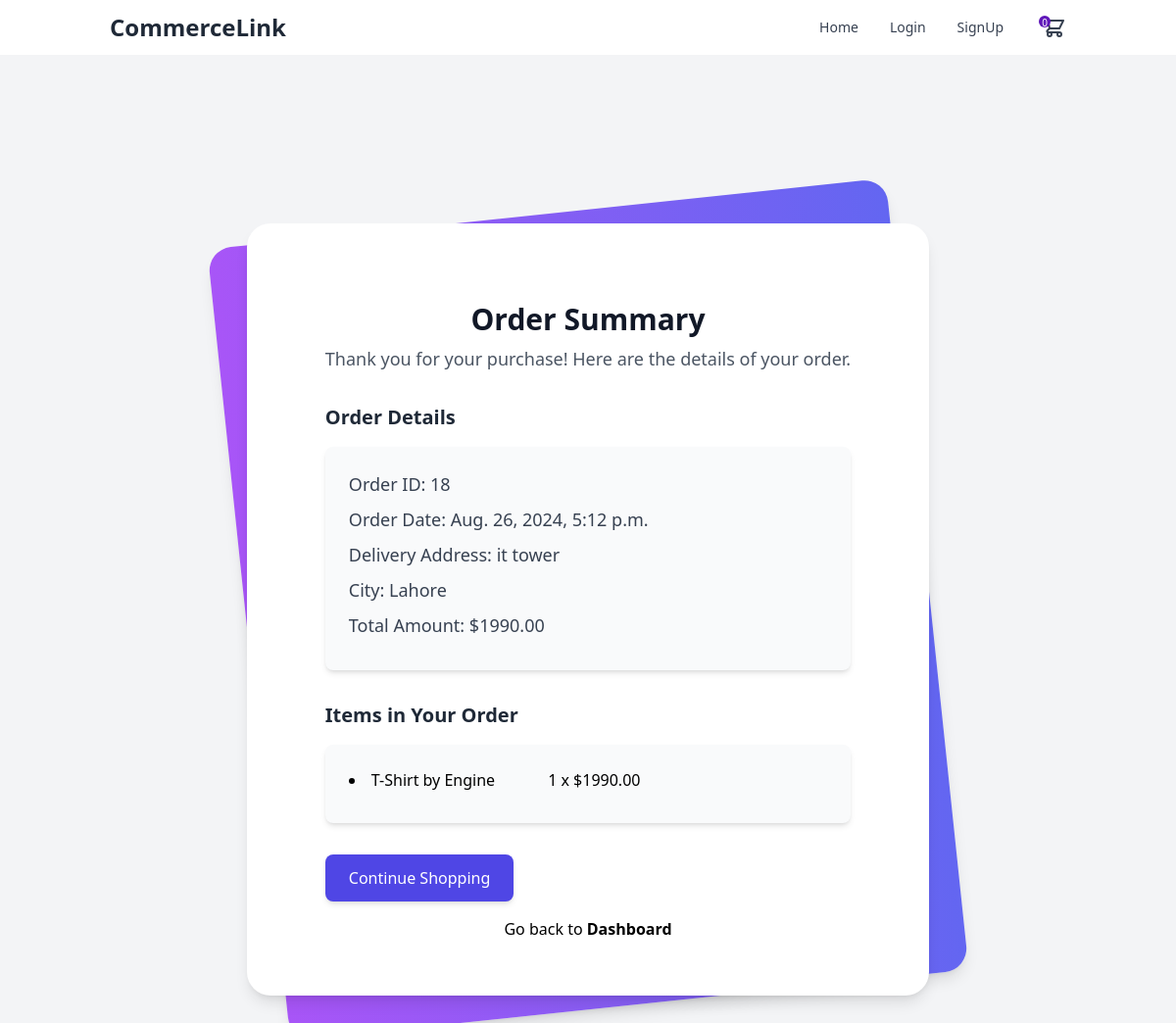
Page /order_summary/18/ on the committed database.
### products/models.py (models this page shows, shortened)
class Order(models.Model):
    user                    = models.ForeignKey(CustomUser, on_delete=models.CASCADE)
    total_amount            = models.DecimalField(default=0, max_digits=20, decimal_places=2)
    status                  = models.BooleanField(default=False)
    address                 = models.TextField()
    city                    = models.CharField(max_length=128)
    ordered_at              = models.DateTimeField(auto_created=True)
    delivered_at            = models.DateTimeField(auto_now=True)
    is_paid                 = models.BooleanField(default=False)

class OrderItem(models.Model):
    order                   = models.ForeignKey(Order, on_delete=models.CASCADE)
    product                 = models.ForeignKey(Product, on_delete=models.CASCADE)
    quantity                = models.PositiveIntegerField(default=1)
    price                   = models.DecimalField(max_digits=10, decimal_places=2)

class Product(models.Model):
    author                  = models.ForeignKey(CustomUser, null=True, on_delete=models.CASCADE)
    title                   = models.CharField(max_length=100)
    description             = models.TextField()
    image                   = models.ImageField(upload_to='products/')
    brand                   = models.CharField(max_length=20)
    color                   = models.CharField(max_length=200)
    price                   = models.DecimalField(default=0, max_digits=7, decimal_places=2)
    countInStock            = models.IntegerField(default=0)
    created_at              = models.DateTimeField(auto_now_add=True)
    is_active               = models.BooleanField(default=True)

### products/views.py (the view)
# urls.py: path('order_summary/<int:order_id>/', order_summary, name='order_summary'),
def order_summary(request, order_id):
    order = get_object_or_404(Order, id=order_id)
    context = {'order': order}
    return render(request, 'products/order_summary.html', context)

### products/context_processors.py (called while the page is built, shortened)
def cart_summary(request):
    cart = request.session.get('cart', {})
    total_quantity = sum(cart.values())
    return {'cart_qty': total_quantity}

def store_context(request):
    store = None
    return {'store': store}

### products/templates/products/order_summary.html (shortened to what this page needs)
{% extends 'base.html' %}
{% block content %}
<div class="min-h-screen bg-gray-100 py-6 flex flex-col justify-center sm:py-12">
    <div class="relative py-3 sm:max-w-3xl sm:mx-auto">
        <div class="relative px-4 py-10 bg-white shadow-lg sm:rounded-3xl sm:pt-20 sm:px-20">
            <div class="text-center mb-8">
                <h1 class="text-3xl font-bold text-gray-900">Order Summary</h1>
                <p class="text-lg text-gray-600 mt-2">Thank you for your purchase! Here are the details of your order.</p>
            </div>
            <div class="mb-8">
                <h2 class="text-xl font-semibold text-gray-800 mb-4">Order Details</h2>
                <div class="bg-gray-50 p-6 rounded-lg shadow-md">
                    <p class="text-lg font-medium text-gray-700 mb-2">Order ID: <span class="font-normal">{{ order.id }}</span></p>
                    <p class="text-lg font-medium text-gray-700 mb-2">Order Date: <span class="font-normal">{{ order.ordered_at }}</span></p>
                    <p class="text-lg font-medium text-gray-700 mb-2">Delivery Address: <span class="font-normal">{{ order.address }}</span></p>
                    <p class="text-lg font-medium text-gray-700 mb-2">City: <span class="font-normal">{{ order.city }}</span></p>
                    <p class="text-lg font-medium text-gray-700 mb-2">Total Amount: <span class="font-normal">${{ order.total_amount }}</span></p>
                </div>
            </div>
            <div class="mb-8">
                <h3 class="text-xl font-semibold text-gray-800 mb-4">Items in Your Order</h3>
                <div class="bg-gray-50 p-6 rounded-lg shadow-md">
                    <ul class="list-disc list-inside">
                        {% for item in order.orderitem_set.all %}
                        <li class="mb-2">
                            {{ item.product.title }} &nbsp; &nbsp; &nbsp; &nbsp; &nbsp; &nbsp; {{ item.quantity }} x  ${{ item.price|floatformat:2 }}
                        </li>
                        {% endfor %}
                    </ul>
                </div>
            </div>
            {% if request.user.role != 'admin' %}
            <div class="flex justify-between">
                <a href="{% url 'home' %}" class="bg-indigo-600 text-white px-6 py-3 rounded-lg shadow-md hover:bg-indigo-700 transition duration-300">Continue Shopping</a>
            </div>
            {% endif %}
            <p class="text-center m-4">Go back to <a class="font-semibold" href="{% if request.user.role == 'seller' %} {% url 'seller_dashboard' %} {% elif request.user.role == 'admin' %} {% url 'admin_dashboard' %} {% else %} {% url 'user_dashboard' %} {% endif %}">Dashboard</a></p>
        </div>
    </div>
</div>
{% endblock %}

### rows in the picture
Order: id "18", ordered_at "Aug. 26, 2024, 5:12 p.m.", address "it tower", city "Lahore", total_amount "1990.00"
OrderItem: product "T-Shirt by Engine", quantity "1", price "1990.00"

### other values in the picture
{{ cart_qty }} "0"
